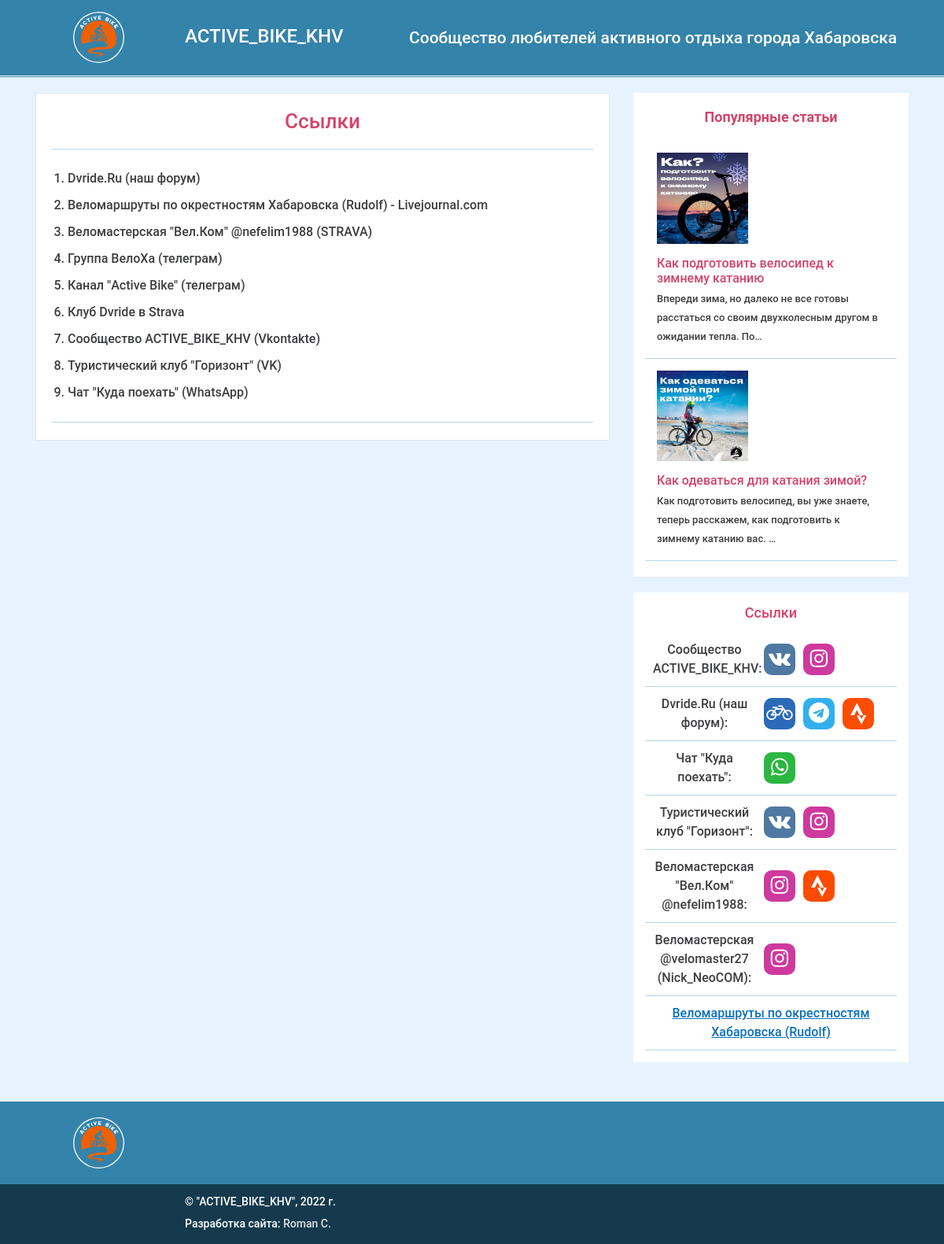
/links/, run on the app's committed database.
### events/models.py (models this page shows, shortened)
class Link(models.Model):
    text = models.CharField(max_length=200)
    url = models.CharField(max_length=200)
    description = models.TextField(blank=True)
    date_pub = models.DateTimeField(auto_now_add=True)
    date_edit = models.DateTimeField(auto_now=True)
    class Meta:
        ordering = ['text']
        verbose_name = 'Ссылка'
        verbose_name_plural = 'Ссылки'

class Article(models.Model):
    title = models.CharField(max_length=200)
    image = models.ImageField(
        'Картинка',
        upload_to='articles/',
        blank=True
    )
    text = models.TextField()
    author = models.ForeignKey(
        User,
        on_delete=models.CASCADE,
        related_name='articles'
    )
    tags = models.ManyToManyField(
        Tag,
        related_name='articles',
        verbose_name='Теги',
        blank=True,
    )
    date_pub = models.DateTimeField(auto_now_add=True)
    date_edit = models.DateTimeField(auto_now=True)
    class Meta:
        ordering = ['-date_pub']
        verbose_name = 'Статья'
        verbose_name_plural = 'Статьи'

### events/views.py (the view)
# urls.py: path('links/', views.links_index, name='links_index'),
def links_index(request):
    template = 'links/index.html'
    links = Link.objects.all()
    context = {
        'links': links
    }
    return render(request, template, context)

### events/templatetags/sidebar.py (called while the page is built)
@register.inclusion_tag("includes/right_sidebar.html")
def show_sidebar():
  articles = Article.objects.all()
  return {'popular_articles': articles}

### templates/links/index.html (shortened to what this page needs)
{% extends 'base.html' %}
{% load static %}
{% load cache %}
{% load thumbnail %}
{% block title %}Ссылки - {% endblock %} {% block content %}
<h2 class="events__h2">
  <span class="events__h2_1">Ссылки</span>
</h2>
<div class="events__content">
  <ol type="1" class="links">
    {% for link in links %}
    <li class="links-item">
      <a href="{{ link.url }}" class="links-link">{{ link.text }}</a>
    </li>
    {% endfor %}
  </div>
{% endblock %}

### templates/includes/right_sidebar.html
{% load thumbnail %}
<aside class="sidebar">
  <div class="top-articles">
    <h2 class="top-articles__title">Популярные статьи</h2>
    <ul class="top-articles-list">
      {% for article in popular_articles %}
        <li class="single-article">
          <a href="{% url 'events:article_detail' article.id %}" class="single-article__link">
            {% thumbnail article.image "200x200" crop="center" upscale=True as im %}
              <img src="{{ im.url }}" alt="{{ article.title }}" class="single-article__img">
            {% endthumbnail %}
            <h3 class="single-article__title">{{ article.title }}</h3>
            <p class="single-article__text">{{ article.text|truncatechars:100 }}</p>
          </a>
        </li>
      {% endfor %}
    </ul>
  </div>
  <div class="links-block">
    <h2 class="links-block__caption links-caption">Ссылки</h2>
    <ul class="links-block__list">
      <li class="links-block__li">
        <span class="links-block__text">Сообщество ACTIVE_BIKE_KHV:</span>
        <span class="social-links">
          <a
            href="https://vk.com/bikekhv"
            class="social-link social-link_vk"
            title="Вконтакте"
            ><i class="fa fa-vk fa-lg"></i
          ></a>
          <a
            href="https://www.instagram.com/activebike_khv"
            class="social-link social-link_instagram"
            title="Instagram"
            ><i class="fa fa-instagram fa-lg"></i
          ></a>
        </span>
      </li>
      <li class="links-block__li">
        <span class="links-block__text">Dvride.Ru (наш форум):</span>
        <span class="social-links">
          <a
            href="https://www.dvride.ru"
            class="social-link social-link_dvride"
            title="Форум Dvride.Ru"
            ><i class="fa fa-bicycle fa-lg"></i
          ></a>
          <a
            href="https://t.me/dvride"
            class="social-link social-link_telegram"
            title="чат ВелоХа в Telegram"
            ><i class="fa fa-telegram fa-lg"></i
          ></a>
          <a
            href="https://www.strava.com/clubs/dvride"
            class="social-link social-link_strava"
            title="Клуб Dvride в Strava"
            ><i class="icon-strava"></i
          ></a>
        </span>
      </li>
      <li class="links-block__li">
        <span class="links-block__text">Чат "Куда поехать":</span>
        <span class="social-links">
          <a
            href="https://chat.whatsapp.com/Evl24E6CGerETihtyJQtDE"
            class="social-link social-link_whatsapp"
            title="WhatsApp"
            ><i class="fa fa-whatsapp fa-lg"></i
          ></a>
        </span>
      </li>
      <li class="links-block__li">
        <span class="links-block__text">Туристический клуб "Горизонт":</span>
        <span class="social-links">
          <a
            href="https://vk.com/togu_gorizont"
            class="social-link social-link_vk"
            title="Вконтакте"
            ><i class="fa fa-vk fa-lg"></i
          ></a>
          <a
            href="https://instagram.com/tc_gorizont_khv"
            class="social-link social-link_instagram"
            title="Instagram"
            ><i class="fa fa-instagram fa-lg"></i
          ></a>
        </span>
      </li>
      <li class="links-block__li">
        <span class="links-block__text"
          >Веломастерская "Вел.Ком" @nefelim1988:</span
        >
        <span class="social-links">
          <a
            href="https://www.instagram.com/velcomebike"
            class="social-link social-link_instagram"
            title="Instagram"
            ><i class="fa fa-instagram fa-lg"></i
          ></a>
          <a
            href="https://www.strava.com/clubs/velcombike"
            class="social-link social-link_strava"
            title="Strava"
            ><i class="icon-strava"></i
          ></a>
        </span>
      </li>
      <li class="links-block__li">
        <span class="links-block__text"
          >Веломастерская @velomaster27 (Nick_NeoCOM):</span
        >
        <span class="social-links">
          <a
            href="https://www.instagram.com/velomaster27/"
            class="social-link social-link_instagram"
            title="Instagram"
            ><i class="fa fa-instagram fa-lg"></i
          ></a>
        </span>
      </li>
      <li class="links-block__li">
        <a href="https://rudolf-khb.livejournal.com/124304.html" class="link"
          >Веломаршруты по окрестностям Хабаровска (Rudolf)</a
        >
      </li>
    </ul>
  </div>
</aside>

### static/css/style.css (style rules this page uses)
body { background-color: #e6f3ff; color: rgb(61, 62, 64); font-family: Roboto, Arial, Helvetica, sans-serif; font-size: 16px; font-weight: 500; line-height: 1.5em; }
h2, h3 { font-size: 18px; font-family: Roboto, Arial, Helvetica, sans-serif; font-weight: 500; font-style: normal; text-align: center; color: #d3446c; line-height: normal; }
.top-articles { width: 100%; padding: 20px 15px; margin-bottom: 20px; background-color: #fff; }
.top-articles__title { margin-bottom: 20px; font-weight: 700; }
.top-articles-list { margin: 0; }
.single-article { padding: 15px; border-bottom: 1px solid #b2d5eb; transition: all 0.2s; }
.single-article__link { display: block; text-decoration: none; }
.single-article__img { display: block; width: 40%; margin-bottom: 15px; object-fit: cover; object-position: center top; }
.single-article__title { text-align: left; font-size: 16px; font-weight: 500; margin-bottom: 5px; }
.single-article__text { display: inline-block; color: rgb(61, 62, 64); text-decoration: none; transition: all 0.2s; font-size: 13px; }
.links-block { width: 100%; padding: 15px 0; margin-bottom: 20px; background-color: #fff; }
.links-caption { padding: 0 25px; margin-bottom: 15px; }
.links-block__list { list-style: none; margin: 0 15px; text-align: center; }
.links-block__li { display: flex; justify-content: center; flex-wrap: wrap; align-items: center; padding: 10px; transition: all 0.3s; border-bottom: 1px solid #b2d5eb; -webkit-tap-highlight-color: transparent; }
.links-block__text { display: block; width: calc(47% - 10px); margin-right: 10px; }
.social-links { display: flex; width: 53%; flex-wrap: nowrap; justify-content: start; align-content: start; }
.social-link { display: flex; justify-content: center; align-items: center; width: 40px; height: 40px; font-size: 20px; text-decoration: none; text-align: center; background-color: #f2f2f2; border-radius: 10px; color: #fff; position: relative; top: 0; left: 0; cursor: pointer; }
.social-link:not(:last-child) { margin-right: 10px; }
.social-link i { font-size: 26px; }
.social-link_vk { background-color: #4f78a3; }
.social-link_instagram { background-color: #ce399d; }
.social-link_dvride { background-color: #2a6ab8; }
.social-link_strava { background-color: #fc4c02; }
.social-link_whatsapp { background-color: #2bb741; }
.social-link_telegram { background-color: #32afed; }
.icon-strava { display: inline-block; width: 20px; height: 28px; background: url(../img/strava_icon.svg) 0px 0px / cover no-repeat; }
.events__content { margin-bottom: 2px; }
.events__h2 { font-size: 26px; margin-bottom: 20px; }
.links { list-style: auto; padding: 20px; border-top: 1px solid #b2d5eb; border-bottom: 1px solid #b2d5eb; }
.links-link { display: block; padding: 5px 0; color: rgb(61, 62, 64); text-decoration: none; font-size: 16px; }
.link { color: #0b6fc0; cursor: pointer; text-decoration: underline; }

### data on the page
Link: text "Dvride.Ru (наш форум)"
Link: text "Веломаршруты по окрестностям Хабаровска (Rudolf) - Livejournal.com"
Link: text "Веломастерская \"Вел.Ком\" @nefelim1988 (STRAVA)"
Link: text "Группа ВелоХа (телеграм)"
Link: text "Канал \"Active Bike\" (телеграм)"
Link: text "Клуб Dvride в Strava"
Link: text "Сообщество ACTIVE_BIKE_KHV (Vkontakte)"
Link: text "Туристический клуб \"Горизонт\" (VK)"
Link: text "Чат \"Куда поехать\" (WhatsApp)"
Article: shows a picture, title "Как подготовить велосипед к зимнему катанию", text "Впереди зима, но далеко не все готовы расстаться со своим двухколесным другом в ожидании тепла. По…"
Article: shows a picture, title "Как одеваться для катания зимой?", text "Как подготовить велосипед, вы уже знаете, теперь расскажем, как подготовить к зимнему катанию вас. …"
